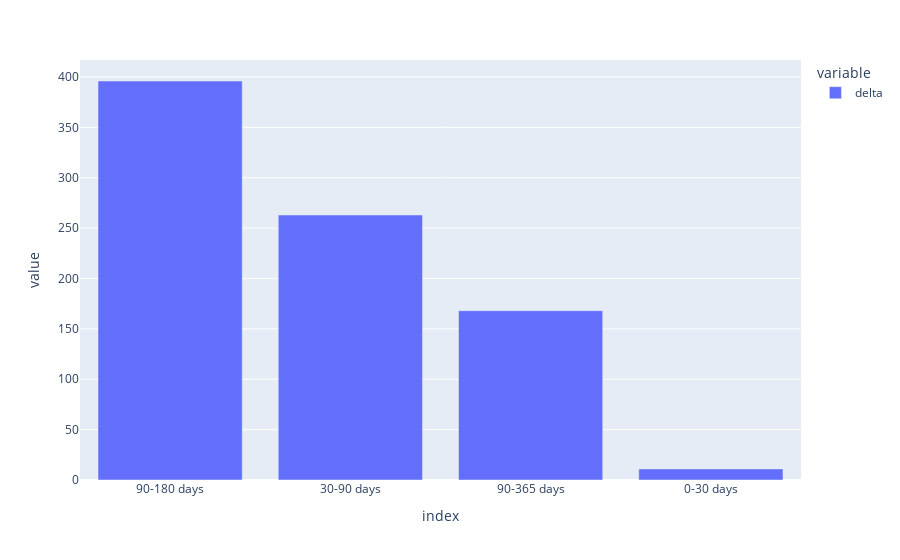

Notebook cell for this chart:
### Code cell
px.bar(first_ad_date.delta.value_counts())

### Figure 1 — Plotly figure (JSON) as saved in the notebook; plotly's stock layout.template omitted (floating-point values rounded to 4 significant figures)
{"data": [{"alignmentgroup": "True", "hovertemplate": "variable=delta<br>index=%{x}<br>value=%{y}<extra></extra>", "legendgroup": "delta", "marker": {"color": "#636efa", "pattern": {"shape": ""}}, "name": "delta", "offsetgroup": "delta", "orientation": "v", "showlegend": true, "textposition": "auto", "type": "bar", "x": ["90-180 days", "30-90 days", "90-365 days", "0-30 days"], "xaxis": "x", "y": [396, 263, 168, 11], "yaxis": "y"}], "layout": {"barmode": "relative", "legend": {"title": {"text": "variable"}, "tracegroupgap": 0}, "margin": {"t": 60}, "xaxis": {"anchor": "y", "domain": [0, 1], "title": {"text": "index"}}, "yaxis": {"anchor": "x", "domain": [0, 1], "title": {"text": "value"}}}}
